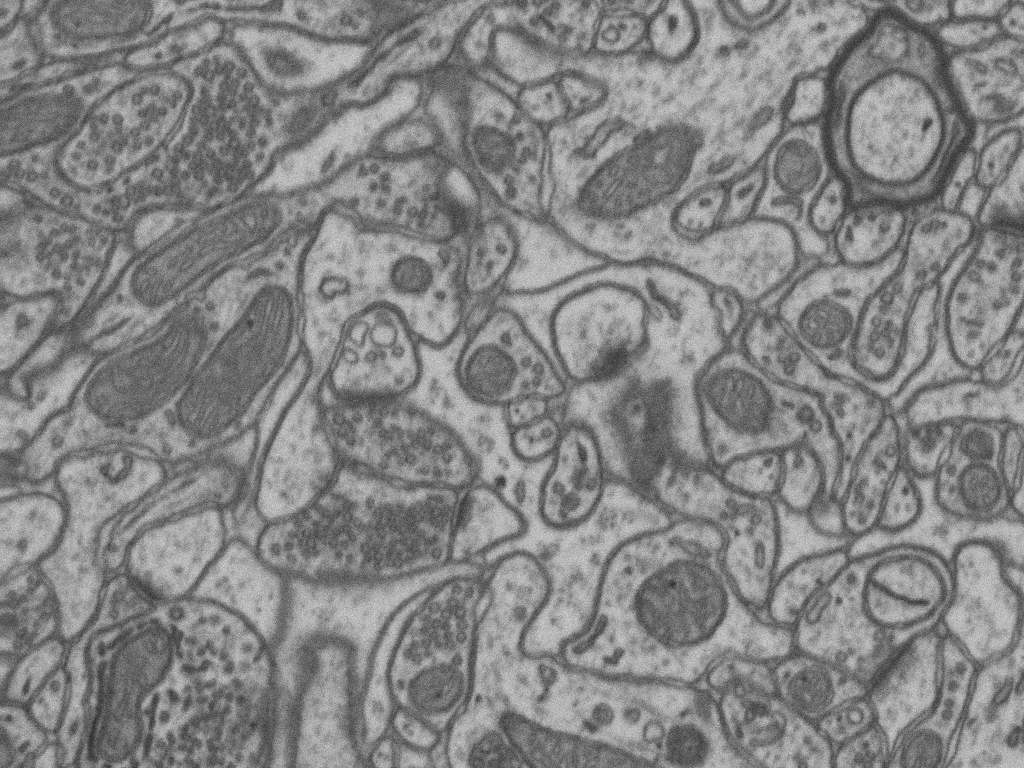
#> input picture data/test/testing.png, 1024 x 768 px, found by its file name
$ python splitImages.py
#> lines starting #> are read from the running program, lines starting #| are printed output that depends on the picture; after the words box and inside, x2 and y2 are one past the last pixel; in counts of white or black regions, pixels touching at a corner belong together
import skimage.io as io
import numpy as np
import os

def to_0_255_format_img(in_img):
    max_val = in_img[:,:].max()
    if max_val <= 1:
       out_img = np.round(in_img * 255)
       return out_img.astype(np.uint8)
    else:
        return in_img

def to_0_1_format_img(in_img):
    max_val = in_img[:,:].max()
    if max_val <= 1:
        return in_img
    else:
        out_img = in_img / 255
        return out_img

def split_image(img, tiled_name, save_dir = None, size = 256, overlap = 64, unique_area = 0):
    '''
    Split image to array of smaller images.

    Parameters
    ----------
    img : np.array
        Input image.
    tiled_name : list of np.arrays
        Tiled input imagr.
    save_dir : string, optional
        A folder with saved tiled images in png format. The default is "split_test/". If  save_dir = None, tiles don't save to hard drive.
    size : int, optional
        Size of tile side. Tiles are always square. The default is 256.
    overlap : int, optional
        Overlap by two tiles. The default is 64.
    unique_area : int, optional
        If resulting overlap of two tiles is too big, you can skip one tile. Used when preparing a training test. In test process should be 0. The default is 0.

    Returns
    -------
    1. Array of tiled images.
    2. Number of tiles per column, number of images per line.

    '''

    tiled_img = []
    h, w = img.shape[0:2]
    step = size - overlap
    count = 0
    rows = 0
    for y in range(0, h, step):
        rows += 1
        start_y = y
        end_y = start_y + size

        if (h - y <= size):
            if(h - y <= unique_area):
                break
            start_y = h - size
            end_y = h

        for x in range(0, w, step):
            start_x = x
            end_x = x + size

            if (w - x <= size):
                if (w - x < unique_area):
                    break
                start_x = w - size
                end_x = w

            tiled_img.append(img[start_y : end_y, start_x : end_x])
            if(save_dir != None):
                io.imsave( os.path.join(save_dir, (tiled_name + "_" + str(count) + ".png")), to_0_255_format_img(img[start_y : end_y, start_x : end_x]))
            count += 1
            if(end_x == w): # reached the end of the line
                break
        if(end_y == h):# reached the end of the height
            break

    cols = int(count / rows)
    return tiled_img, (rows, cols)

def glit_image(img_arr, out_size, tile_info, overlap = 64):
    '''
    Glit array of images to one big image

    Parameters
    ----------
    img_arr : list of np.array
        Tiles.
    out_size : (int, int)
        Shape of original image.
    tile_info : (int, int)
        Information about splitting (rows, cols).
    overlap : int, optional
        Overlap value. The default is 64.

    Returns
    -------
    np.array
        Glitted image.

    '''
    size = img_arr[0].shape[0]
    h, w = out_size[0:2]
    #print(h,w)
    count_x = tile_info[1]
    count_y = tile_info[0]

    out = np.zeros(out_size)


    # corners
    out[0 : size, 0 : size] = img_arr[0]
    out[h - size : h, w - size : w] = img_arr[len(img_arr) - 1]
    out[0 : size, w - size : w] = img_arr[count_x - 1]
    out[h - size : h, 0 : size] = img_arr[len(img_arr) - count_x]

    half = int(overlap / 2)
    area = size - overlap

    for x in range(1, count_x - 1):
        #first row
        out[0 : size,     half + x * area : half + (x + 1) * area] = img_arr[x][0 : size, half : half + area]
        #last row
        out[h - size : h, half + x * area : half + (x + 1) * area] = img_arr[(count_y - 1) * count_x + x][0 : size, half : size - half]

    for y in range(1, count_y - 1):
        # first column
        out[half  + y * area : half + (y + 1) * area, 0 : size] = img_arr[y * count_x][half : size - half, 0 : size]
        # last column
        out[half  + y * area : half + (y + 1) * area, w - size : w] = img_arr[(y + 1) * count_x - 1][half : size - half, 0 : size]


    # inner area
    for y in range(1, count_y - 1):
        for x in range(1, count_x - 1):
            out[half + y * area : half + (y + 1) * area, half + x * area : half + (x + 1) * area] = img_arr[y * count_x + x][half : size - half, half : size - half]


    return to_0_255_format_img(out)

def test_split(filepath, filename, tiled_save_folder = "split_test", tiledfilename = "test"):

#> called with filepath = 'data\\test', filename = 'testing.png', tiled_save_folder = 'split_test', tiledfilename = 'test'
    if not os.path.isdir(tiled_save_folder):
        print("create output directory:" + tiled_save_folder)
        os.makedirs(tiled_save_folder)

    img = io.imread(os.path.join(filepath, filename), as_gray=True)
#> img is the input picture: shape (768, 1024) float64; min 0.165, max 0.867, mean 0.519
    img = to_0_1_format_img(img)
#> in to_0_1_format_img, `max_val = in_img[:,:].max()`: max_val = 0.867
    arr, s = split_image(img, tiledfilename, save_dir = tiled_save_folder, size = 256, overlap = 64)
#> the loop in split_image, `for y in range(0, h, step):` made 4 passes
#> pass 1, in to_0_255_format_img, `out_img = np.round(in_img * 255)`:
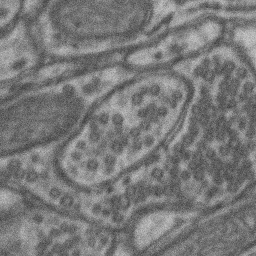
#> out_img: shape (256, 256) float64; min 57, max 202, mean 121
#> pass 1, in to_0_255_format_img (call 2), `out_img = np.round(in_img * 255)`:
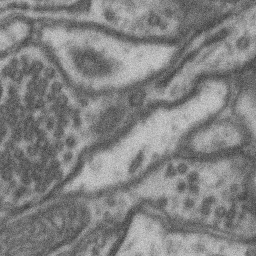
#> out_img: shape (256, 256) float64; min 57, max 221, mean 129.7
#> after the loop in split_image, `for y in range(0, h, step):`: count = 20; rows = 4; tiled_img = 20 items
#> in split_image, `cols = int(count / rows)`: cols = 5
#> arr = 20 items; s = (4, 5)

    print("x,y:", s)
#| x,y: (4, 5)

    out = glit_image(arr, img.shape, s, overlap = 64)
#> in glit_image, `count_x = tile_info[1]`: count_x = 5
#> in glit_image, `count_y = tile_info[0]`: count_y = 4
#> in glit_image, `out[0 : size, 0 : size] = img_arr[0]`:
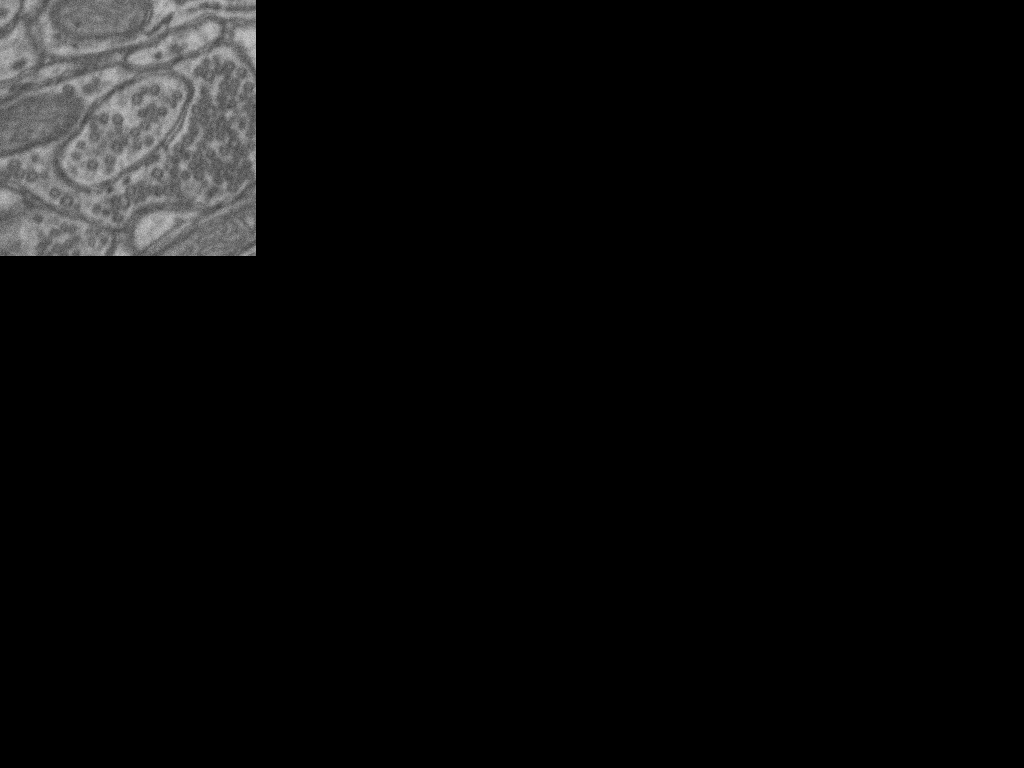
#> out: shape (768, 1024) float64; min 0, max 0.792, mean 0.0395
#> in glit_image, `out[h - size : h, 0 : size] = img_arr[len(img_arr) - count_x]`:
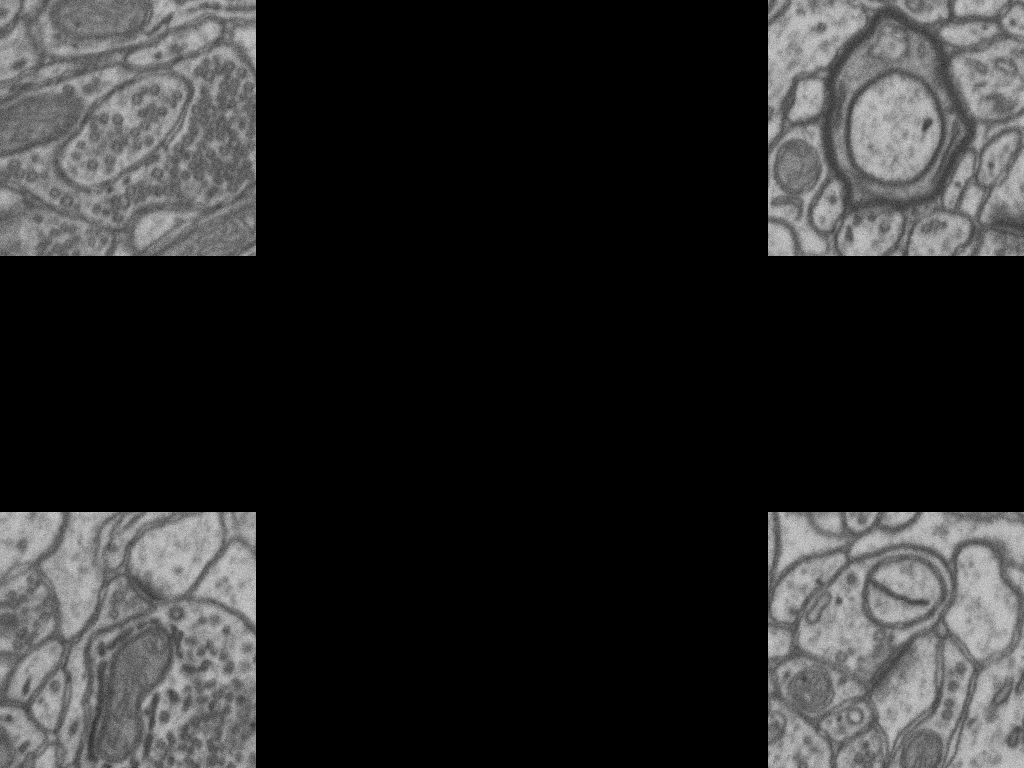
#> out: shape (768, 1024) float64; min 0, max 0.835, mean 0.169
#> after the loop in glit_image, `for x in range(1, count_x - 1):`:
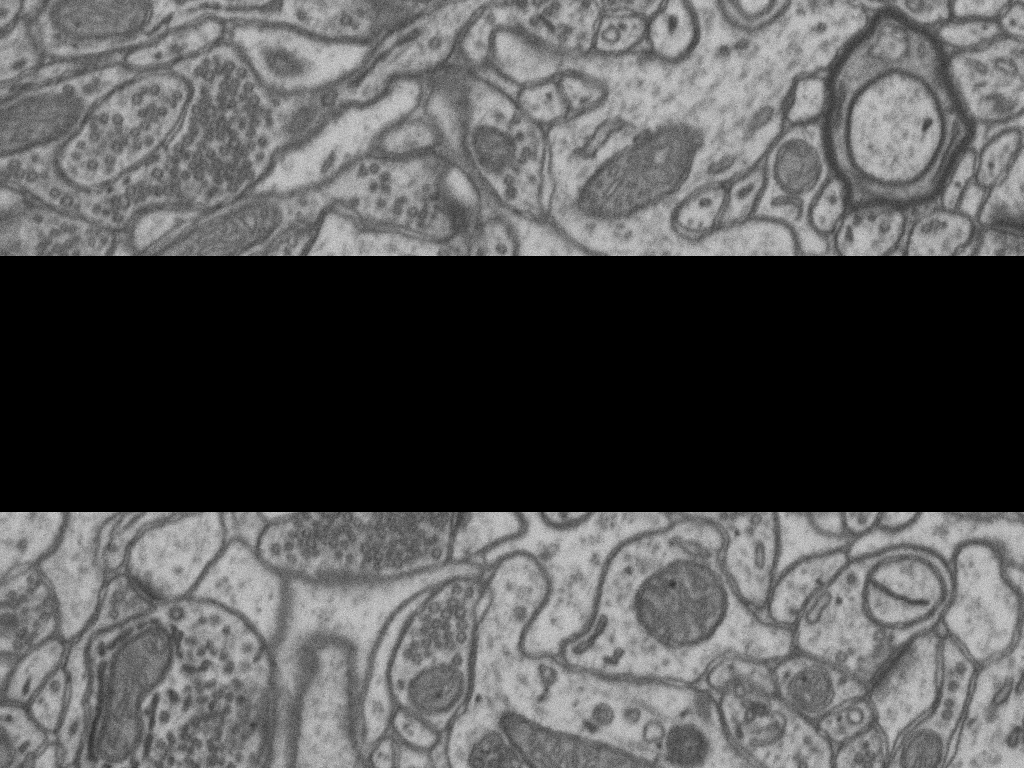
#> out: shape (768, 1024) float64; min 0, max 0.867, mean 0.345
#> after the loop in glit_image, `for y in range(1, count_y - 1):`:
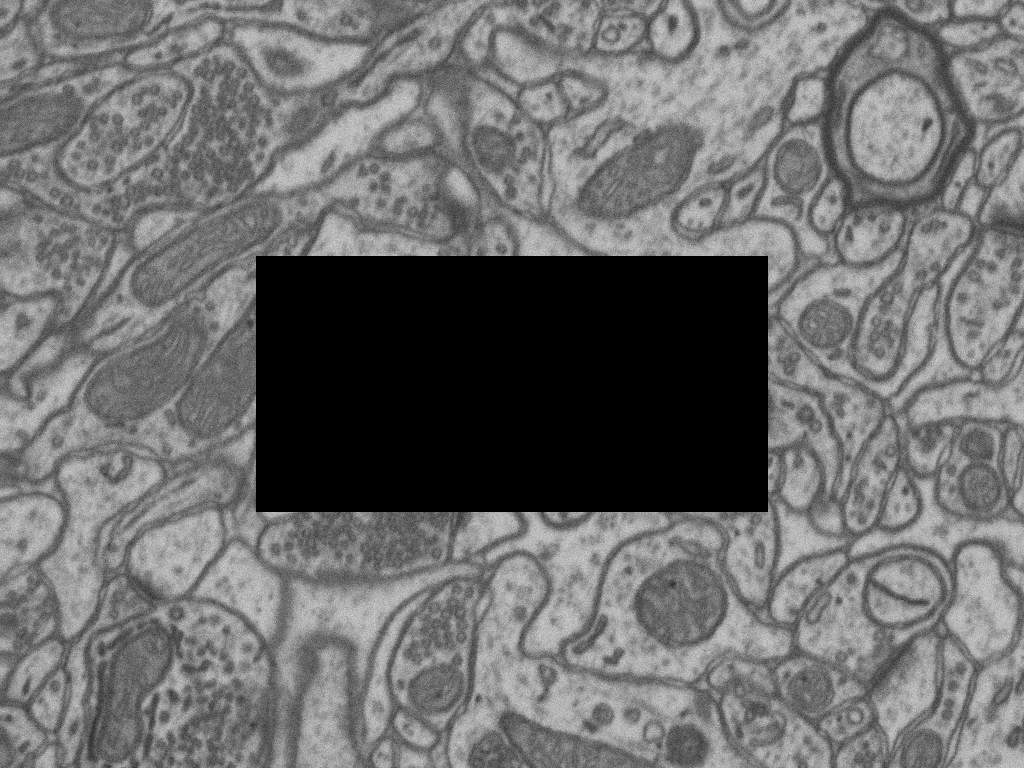
#> out: shape (768, 1024) float64; 16.67% of pixels changed, all inside (x1, y1, x2, y2) = (0, 256, 1024, 512)
    io.imsave(os.path.join(filepath, "test_out.png"), out)

    print("img-glit_out:", (to_0_255_format_img(img)-out).sum())
#| img-glit_out: 0

def test_glit(overlap=128,  glit_save_folder = "glit_test", glitfilename = "glit_test_white_black_square"): #white_black_square

#> called with overlap = 128, glit_save_folder = 'glit_test', glitfilename = 'glit_test_white_black_square'
        if (overlap == 128):  # (5,7) with overlap 128 and (4,5) with overlap 64
            count_x, count_y = (5, 7)
        elif (overlap == 64):
            count_x, count_y = (4, 5)
        else:
            print("no calculated data")
            return

        test_list = []
        for i in range(count_x * count_y):
            if i % 2 == 0:
                test_list.append(np.zeros((256, 256), np.float32))
            else:
                test_list.append(np.ones((256, 256), np.float32))

        res_img = glit_image(test_list, (768, 1024), (count_x, count_y), overlap=overlap)

        if not os.path.isdir(glit_save_folder):
            print("create out_dir:" + glit_save_folder)
            os.makedirs(glit_save_folder)
        io.imsave(os.path.join(glit_save_folder, glitfilename + ".png"), res_img)
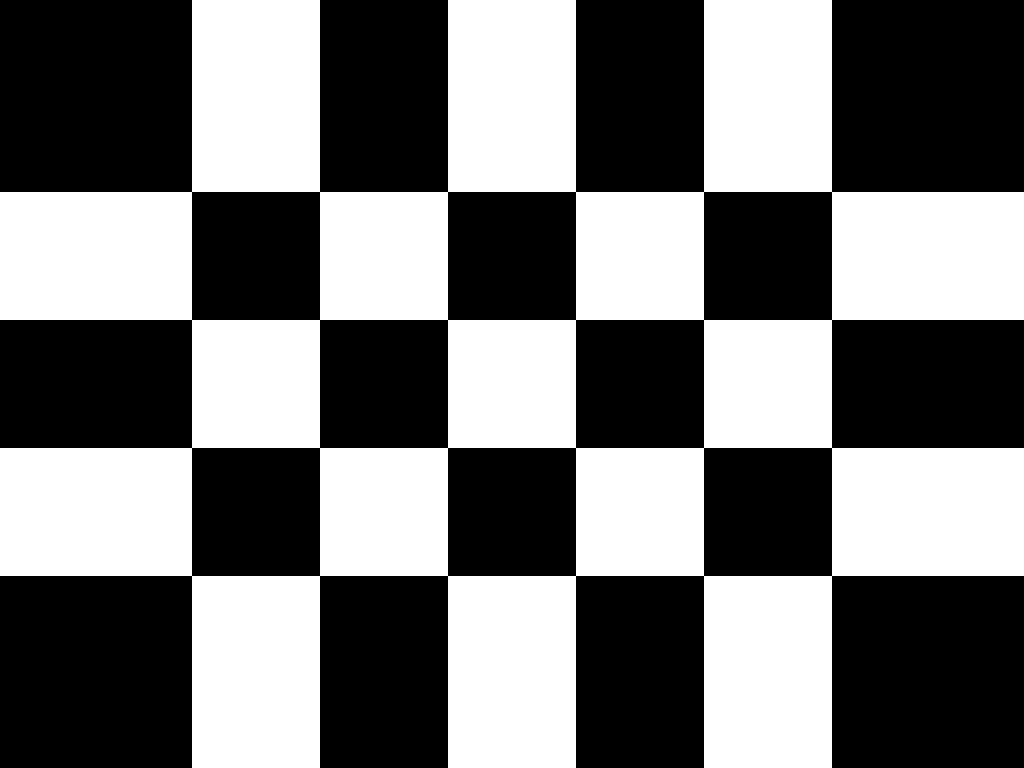
#> saved as glit_test_white_black_square.png: shape (768, 1024); 45.8% white; 1 white region, box (x1, y1, x2, y2) and area: (0, 0, 1024, 768) 360448


if __name__ == "__main__":
    test_split('data\\test', "testing.png")
    test_glit()

$ run again, with data/test/training0003.png copied over data/test/testing.png
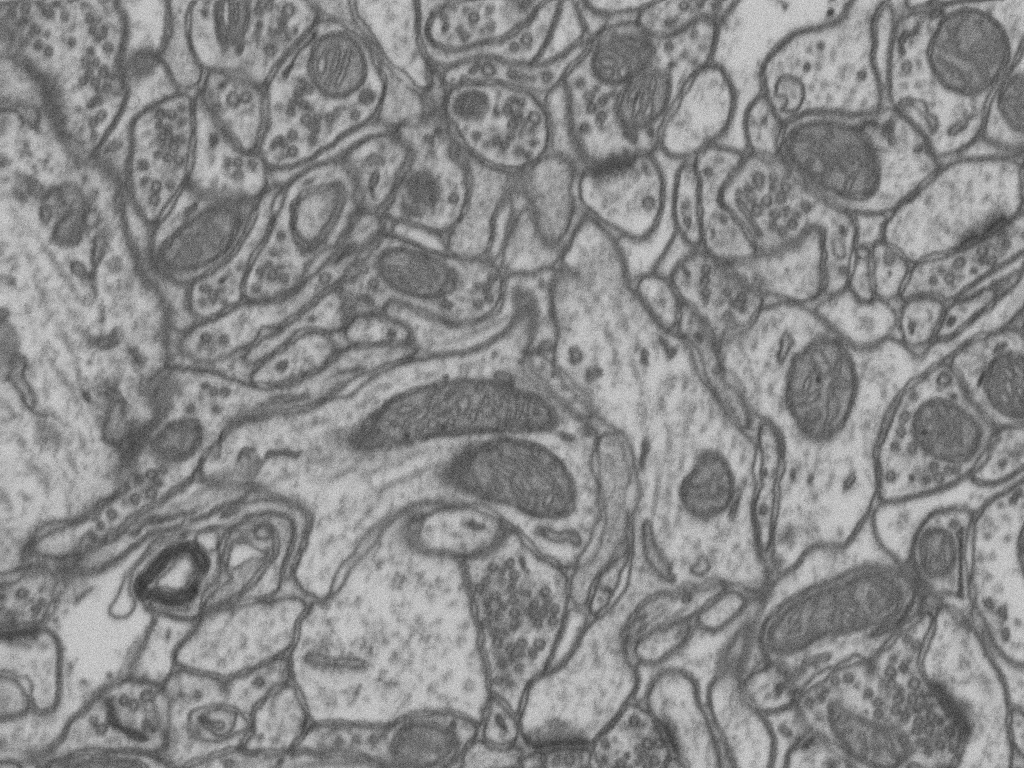
#> input picture data/test/training0003.png, 1024 x 768 px, found by its file name
#> in test_split, img is the input picture: shape (768, 1024) float64; min 0.125, max 0.867, mean 0.536
#> in to_0_1_format_img, `max_val = in_img[:,:].max()`: max_val = 0.867
#> the loop in split_image, `for y in range(0, h, step):` made 4 passes
#> pass 1, in to_0_255_format_img (call 2), `out_img = np.round(in_img * 255)`:
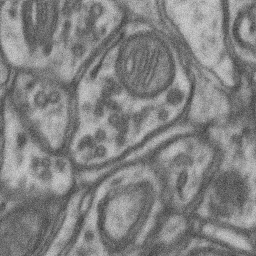
#> out_img: shape (256, 256) float64; min 57, max 218, mean 129.7
#> after the loop in split_image, `for y in range(0, h, step):`: count = 20; rows = 4; tiled_img = 20 items
#> cols = 5
#> arr = 20 items; s = (4, 5)
#| x,y: (4, 5)
#> count_x = 5
#> count_y = 4
#> after the loop in glit_image, `for y in range(1, count_y - 1):`:
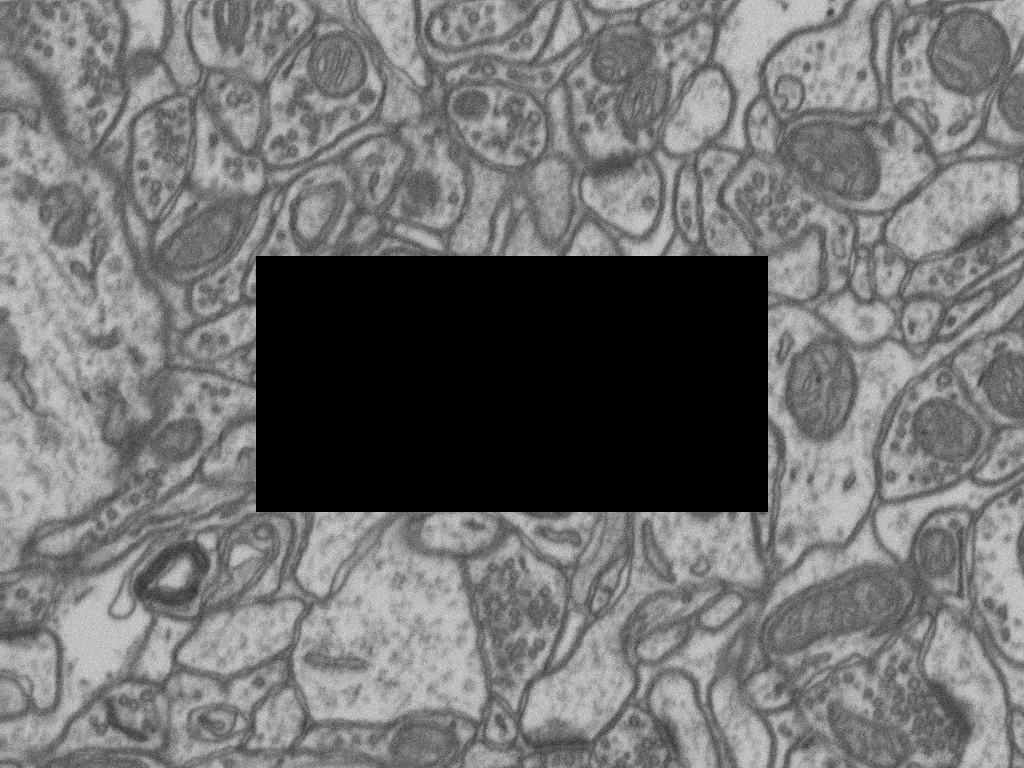
#> out: shape (768, 1024) float64; min 0, max 0.867, mean 0.447
#> out_img: shape (768, 1024) float64
#| img-glit_out: 0
